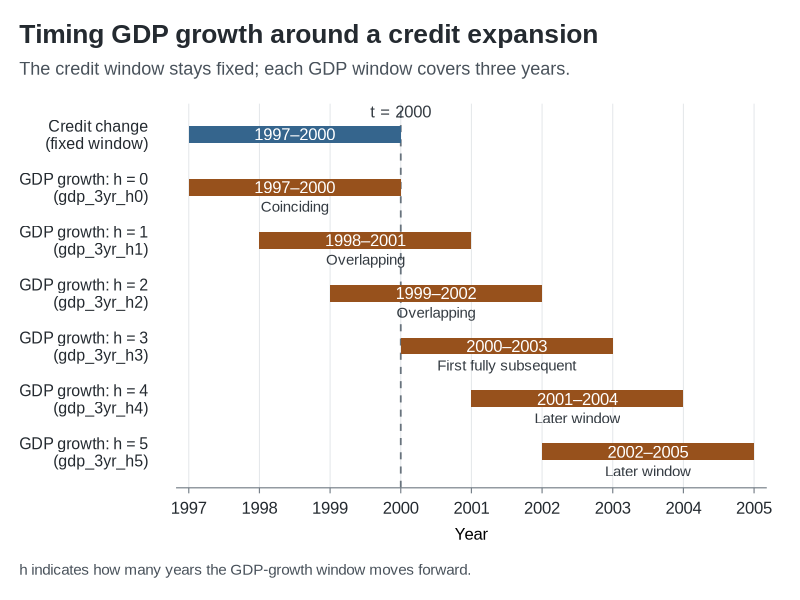

Write the R code that produced this figure.
# GDP-growth windows around a credit expansion
# for Chapter 4

library(ggplot2)

# Example years used to illustrate the three-year windows
credit_endpoint <- 2000L
window_length <- 3L
horizons <- 0:5
windows <- data.frame(
  label = c("Credit change\n(fixed window)",
            paste0("GDP growth: h = ", horizons, "\n(gdp_3yr_h", horizons, ")")),
  row = 7:1,
  start = c(credit_endpoint - window_length,
            credit_endpoint + horizons - window_length),
  end = c(credit_endpoint, credit_endpoint + horizons),
  category = c("Credit", rep("GDP", length(horizons))),
  relation = c("", "Coinciding", "Overlapping", "Overlapping",
               "First fully subsequent", "Later window", "Later window")
)
windows$dates <- paste(windows$start, windows$end, sep = "\u2013")
year_breaks <- seq(min(windows$start), max(windows$end))

timing_plot <- ggplot(windows) +
  geom_vline(xintercept = year_breaks, colour = "#E4E7EA", linewidth = 0.35) +
  geom_vline(xintercept = credit_endpoint, colour = "#68737D", linewidth = 0.6,
             linetype = "dashed") +
  geom_rect(aes(xmin = start, xmax = end, ymin = row - 0.16,
                ymax = row + 0.16, fill = category), colour = NA) +
  geom_text(aes(x = (start + end) / 2, y = row, label = dates),
            colour = "white", size = 4.2, family = "Arial") +
  geom_text(data = subset(windows, category == "GDP"),
            aes(x = (start + end) / 2, y = row - 0.37, label = relation),
            colour = "#343B42", size = 3.8, family = "Arial") +
  annotate("text", x = credit_endpoint, y = 7.43,
           label = paste0("t = ", credit_endpoint),
           size = 4.2, colour = "#343B42", family = "Arial") +
  scale_fill_manual(values = c(Credit = "#35658D", GDP = "#97511C"),
                    guide = "none") +
  scale_x_continuous(breaks = year_breaks,
                     limits = range(year_breaks) + c(-0.18, 0.18),
                     expand = expansion(mult = 0)) +
  scale_y_continuous(breaks = windows$row, labels = windows$label,
                     limits = c(0.32, 7.58), expand = expansion(mult = 0)) +
  labs(title = "Timing GDP growth around a credit expansion",
       subtitle = "The credit window stays fixed; each GDP window covers three years.",
       x = "Year", y = NULL,
       caption = "h indicates how many years the GDP-growth window moves forward.") +
  theme_minimal(base_size = 14, base_family = "Arial") +
  theme(
    panel.grid = element_blank(),
    axis.text.y = element_text(size = 11.5, colour = "#242A30", hjust = 1,
                               margin = margin(r = 16)),
    axis.text.x = element_text(size = 12, colour = "#242A30",
                               margin = margin(t = 6)),
    axis.ticks.x = element_line(colour = "#78818A", linewidth = 0.4),
    axis.ticks.length = grid::unit(4, "pt"),
    axis.line.x = element_line(colour = "#78818A", linewidth = 0.4),
    axis.title.x = element_text(size = 12, margin = margin(t = 8)),
    plot.title = element_text(size = 19, face = "bold", colour = "#242A30",
                              margin = margin(b = 10)),
    plot.subtitle = element_text(size = 13, colour = "#49525B",
                                 margin = margin(b = 18)),
    plot.caption = element_text(size = 11, colour = "#49525B", hjust = 0,
                                margin = margin(t = 16)),
    plot.title.position = "plot",
    plot.caption.position = "plot",
    plot.margin = margin(18, 24, 16, 14),
    plot.background = element_rect(fill = "white", colour = NA)
  )

# Save the figure used in the problem set
ggsave("gdp_growth_windows.png", timing_plot,
       width = 10.8, height = 7.3, units = "in", dpi = 160, bg = "white")
